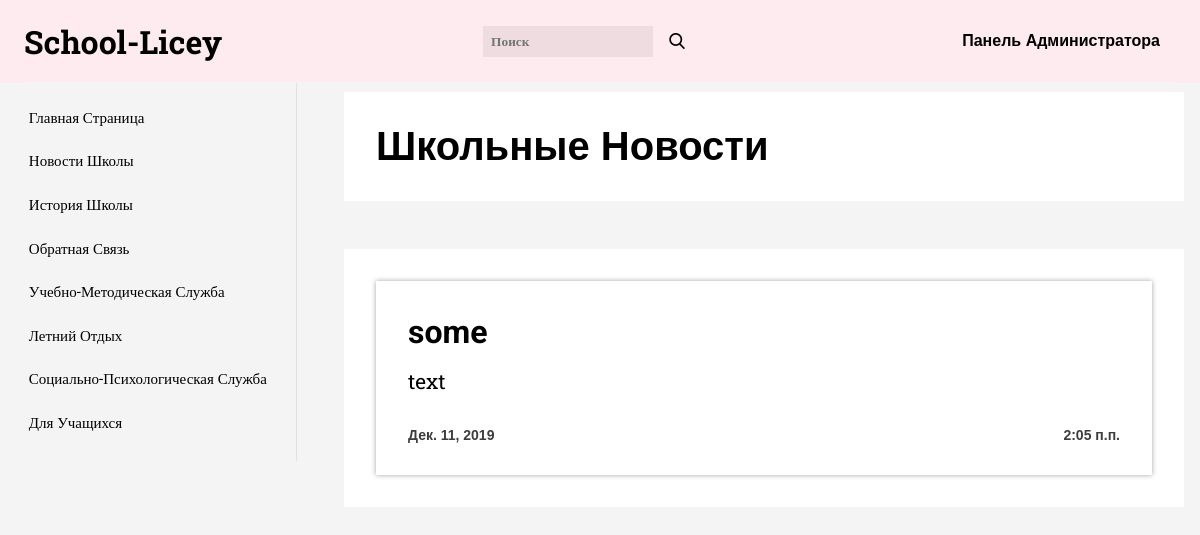
/news, run on an earlier commit of the app's database.
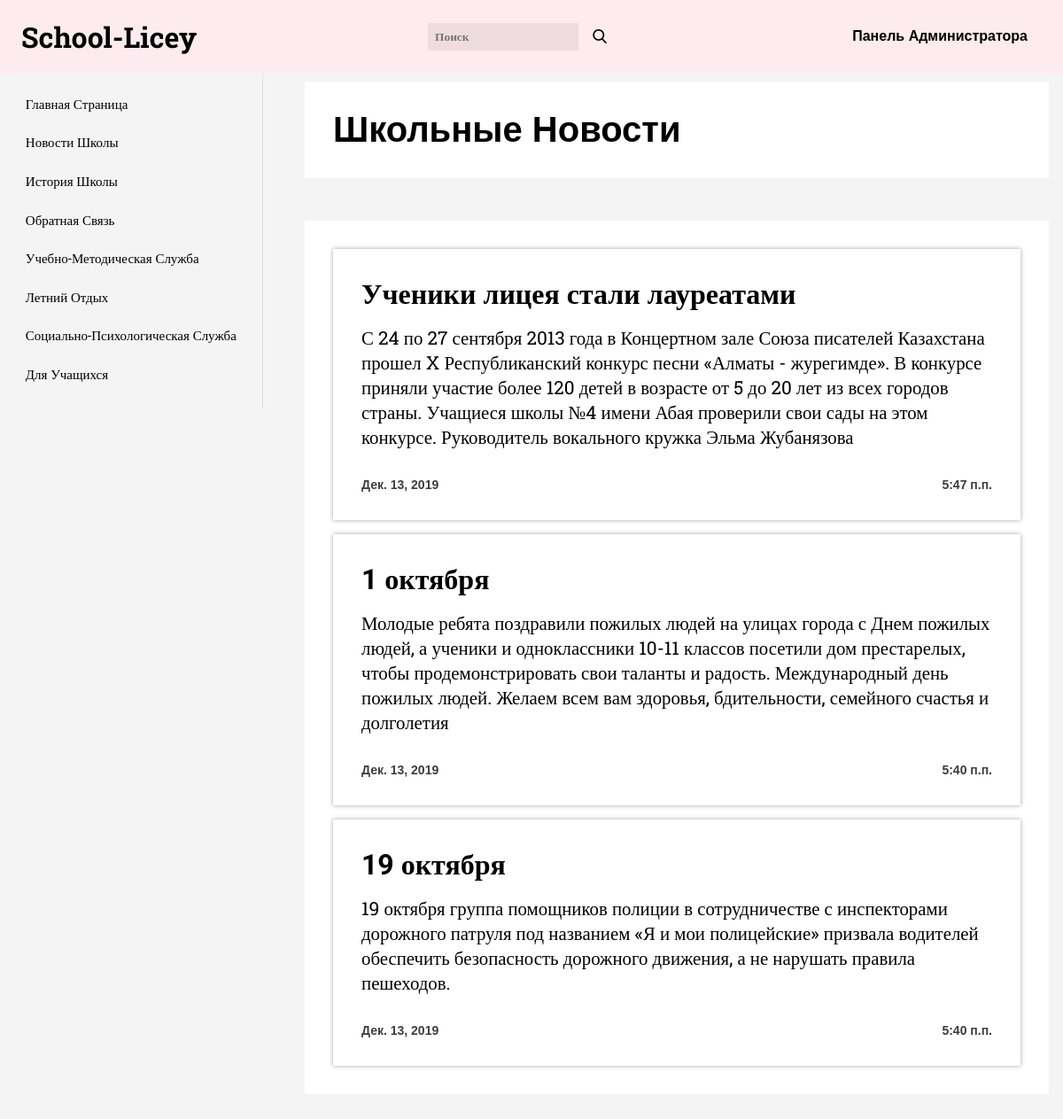
And on a later commit of the database.
### main_app/models.py (models this page shows, shortened)
class New(models.Model):
    title = models.CharField(max_length=100)
    text = models.TextField()
    pubdate = models.DateTimeField(auto_now_add=True)

### main_app/views.py (the view)
# urls.py: path('news', views.news),
def news(request):
    new_S = New.objects.order_by('-pubdate')
    return render(request, 'main_app/news.html', {
        "label": "Школьные Новости",
        "news": new_S
    })

### main_app/templates/main_app/news.html
{% extends 'main_app/index.html' %}
{% block content %}
<div class="news">
    {% for i in news %}
        <div class="news__item">
            <h1 class="news__title">{{ i.title }}</h1>
            <p class="news__text">{{ i.text }}</p>
            <div class="published">
                <p class="date">{{ i.pubdate.date }}</p>
                <p class="time">{{ i.pubdate.time }}</p>
            </div>
        </div>
    {% endfor %}
</div>
{% endblock %}

What changed in the data, as far as the page shows it:
removed New: title "some", text "text", pubdate "Дек. 11, 2019", pubdate.time "2:05 п.п."
added New: title "Ученики лицея стали лауреатами", text "С 24 по 27 сентября 2013 года в Концертном зале Союза писателей Казахстана прошел X Республиканский конкурс песни «Алматы - журегимде». В конкурсе приняли участие более 120 детей в возрасте от 5 до 20 лет из всех городов страны. Учащиеся школы №4 имени Абая проверили свои сады на этом конкурсе. Руководитель вокального кружка Эльма Жубанязова", pubdate "Дек. 13, 2019", pubdate.time "5:47 п.п."
added New: title "1 октября", text "Молодые ребята поздравили пожилых людей на улицах города с Днем пожилых людей, а ученики и одноклассники 10-11 классов посетили дом престарелых, чтобы продемонстрировать свои таланты и радость. Международный день пожилых людей. Желаем всем вам здоровья, бдительности, семейного счастья и долголетия", pubdate "Дек. 13, 2019", pubdate.time "5:40 п.п."
added New: title "19 октября", text "19 октября группа помощников полиции в сотрудничестве с инспекторами дорожного патруля под названием «Я и мои полицейские» призвала водителей обеспечить безопасность дорожного движения, а не нарушать правила пешеходов.", pubdate "Дек. 13, 2019", pubdate.time "5:40 п.п."
